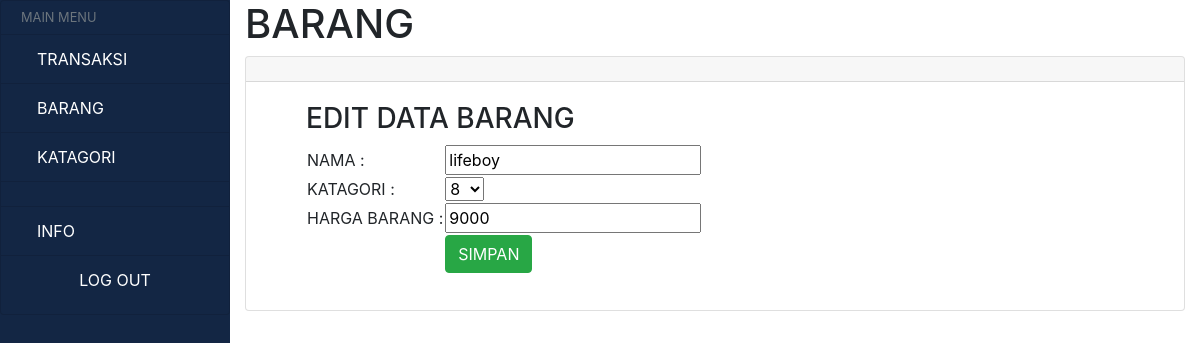
Page /admin/edit_barang.php?id_barang=2 on the committed database.
### tables this page shows
CREATE TABLE `barang` (
  `id_barang` int(11) NOT NULL,
  `id_kat` int(11) NOT NULL,
  `nama_barang` text NOT NULL,
  `harga_barang` int(9) NOT NULL
);

### admin/edit_barang.php (the view, shortened to what this page needs)
<!DOCTYPE html>
<html lang="en">
<head>
    <link rel="stylesheet" href="css/bootstrap.min.css">
    <link rel="stylesheet" href="css/mycss.css">
</head>
<body>
    <div class="container-fluid p-0 ">
        <div class="row" id="body-row">
            <div id="sidebar-container" class="sidebar-expanded d-none d-md-block">
                <ul class="list-group">
                    <li class="list-group-item sidebar-separator-title text-muted d-flex align-items-center menu-collapsed">
                        <small>MAIN MENU</small>
                    </li>
                    <a href="index_transaksi.php" data-toggle="collapse" aria-expanded="false" class="bg-dark list-group-item list-group-item-action flex-column align-items-start">
                        <div class="d-flex w-100 justify-content-start align-items-center">
                            <span class="menu-collapsed">TRANSAKSI</span>
                        </div>
                    </a>
                    <a href="index_barang.php" data-toggle="collapse" aria-expanded="false" class="bg-dark list-group-item list-group-item-action flex-column align-items-start">
                        <div class="d-flex w-100 justify-content-start align-items-center">
                            <span class="menu-collapsed">BARANG</span>
                        </div>
                    </a>
                    <a href="index_katagori.php" class="bg-dark list-group-item list-group-item-action">
                        <div class="d-flex w-100 justify-content-start align-items-center">
                            <span class="menu-collapsed">KATAGORI</span>
                        </div>
                    </a>
                    <li class="list-group-item sidebar-separator menu-collapsed"></li>
                    <a href="info.php" class="bg-dark list-group-item list-group-item-action">
                        <div class="d-flex w-100 justify-content-start align-items-center">
                            <span class="menu-collapsed">INFO</span>
                        </div>
                    </a>
                    <li class="list-group-item logo-separator d-flex justify-content-center">
                      <a href="logout.php" class=" text-black-50"> LOG OUT </a>
                    </li>
                </ul>
            </div>
            <div class="col">
                <h1>
                    BARANG
                </h1>
                <div class="card">
                    <h4 class="card-header"></h4>
                    <div class="card-body">
                        <ul>
	<h3>EDIT DATA BARANG</h3>
	<?php
	include '../database/koneksi.php';
	$id_barang = $_GET['id_barang'];
    $data = mysqli_query($koneksi,"SELECT * from barang where id_barang='$id_barang'");
	while($d = mysqli_fetch_array($data)){
    ?>
		<form method="post" action="update_barang.php">
			<table>
				<tr>
					<td>NAMA :</td>
					<td>
						<input type="text" name="nama_barang" value="<?php echo $d['nama_barang']; ?>">
					</td>
				</tr>
                <tr>
                        <td>KATAGORI :</td>
                        <td>
                        <select name="id_kat">
                        <option><?php echo $d['id_kat']; ?></option>
                        <?php
                        $koneksi = mysqli_connect("localhost","root","","db_penjualan");
                        $data = mysqli_query($koneksi,"SELECT * FROM kategori ");
                        ?>
                        </select>
                        </td>
                    </tr>
				<tr>
					<td>HARGA BARANG :</td>
					<td><input type="text" name="harga_barang" value="<?php echo $d['harga_barang']; ?>"></td>
				</tr>
				<tr>
					<td></td>
					<td><input type="submit" name="update" class="btn btn-success" value="SIMPAN"></td>
				</tr>
			</table>
		</form>
		<?php
	}
	?>
                        </ul>
                    </div>
                </div>
            </div>
        </div>
    </div>
</body>
</html>

### admin/css/mycss.css (style rules this page uses)
#body-row { margin-left: 0; margin-right: 0; }
#sidebar-container { min-height: 100vh; background-color: #132644; padding: 0; }
.sidebar-expanded { width: 230px; }
#sidebar-container .list-group a { height: 50px; color: white; }
#sidebar-container .list-group li.list-group-item { background-color: #132644; }
.sidebar-separator-title { background-color: #132644; height: 35px; }
.sidebar-separator { background-color: #132644; height: 25px; }
.logo-separator { background-color: #132644; height: 60px; }
a.bg-dark { background-color: #132644 !important; }

### rows in the picture
barang: nama_barang "lifeboy", id_kat "8", harga_barang "9000"
